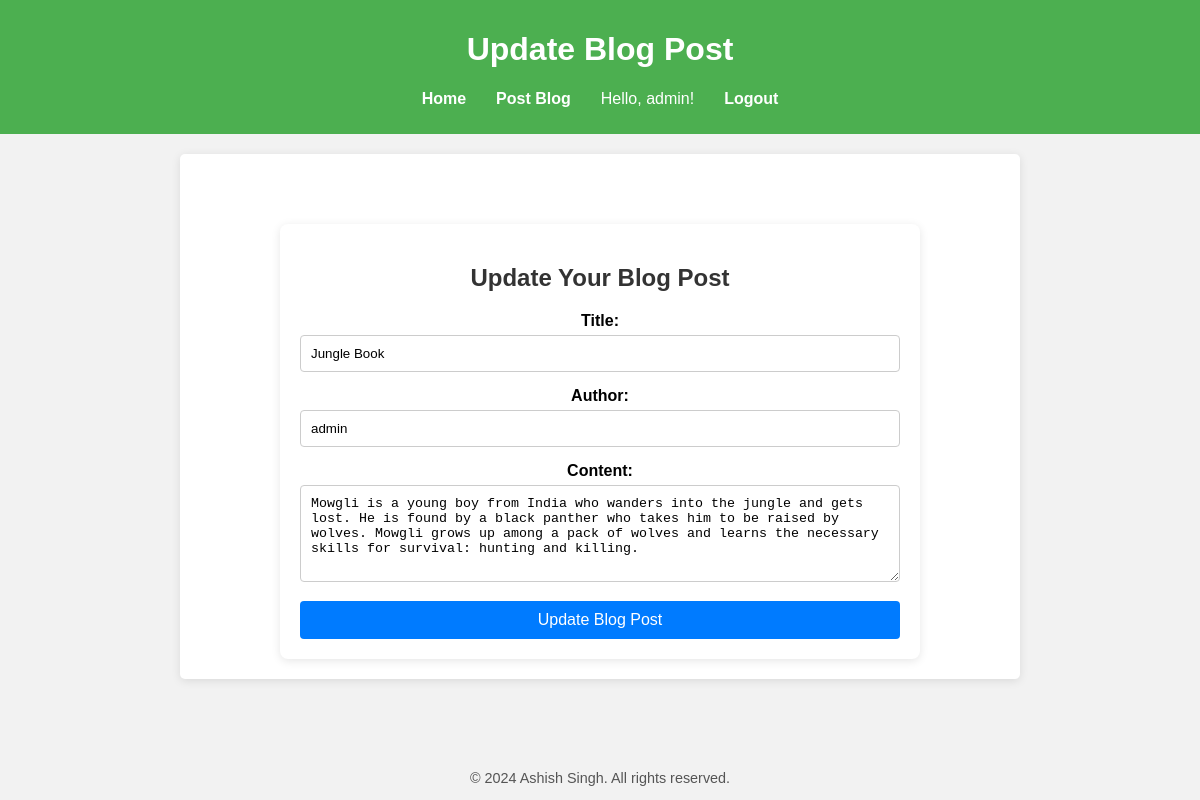
Page /update_post/1 (signed in) on the committed database.
### app.py (models this page shows, shortened)
class User(UserMixin, db.Model):
    id = db.Column(db.Integer, primary_key=True)
    username = db.Column(db.String(80), unique=True, nullable=False)
    first_name = db.Column(db.String(80), nullable=False)
    last_name = db.Column(db.String(80), nullable=False)
    email = db.Column(db.String(120), unique=True, nullable=False)
    password = db.Column(db.String(128), nullable=False)
    created_at = db.Column(db.DateTime, default=datetime.utcnow)

class BlogPost(db.Model):
    id = db.Column(db.Integer, primary_key=True)
    title = db.Column(db.String(200), nullable=False)
    author = db.Column(db.String(100), nullable=False)
    content = db.Column(db.Text(), nullable=False)
    pub_date = db.Column(db.DateTime, default=datetime.utcnow)
    image_url = db.Column(db.String(200))  # Optional: URL to the image for the blog post

### app.py (the view, shortened to what this page needs)
@app.route('/update_post/<int:post_id>', methods=['GET', 'POST'])
@login_required
def update_post(post_id):
    post = BlogPost.query.get_or_404(post_id)
    return render_template('update_post.html', post=post)

### app.py (called while the page is built)
@login_manager.user_loader
def load_user(user_id):
    return User.query.get(int(user_id))

### templates/update_post.html (shortened to what this page needs)
{% extends "base.html" %}
{% block header %}Update Blog Post{% endblock %}
{% block content %}
<div class="container">
    <h2>Update Your Blog Post</h2>
    <form action="{{ url_for('update_post', post_id=post.id) }}" method="POST">
        <div class="form-group">
            <label for="title">Title:</label>
            <input type="text" id="title" name="title" value="{{ post.title }}" required class="form-control">
        </div>
        <div class="form-group">
            <label for="author">Author:</label>
            <input type="text" id="author" name="author" value="{{ post.author }}" readonly class="form-control">
        </div>
        <div class="form-group">
            <label for="content">Content:</label>
            <textarea id="content" name="content" rows="5" required class="form-control">{{ post.content }}</textarea>
        </div>
        <button type="submit" class="btn btn-primary">Update Blog Post</button>
    </form>
</div>
{% endblock %}

### templates/base.html (shortened to what this page needs)
<!DOCTYPE html>
<html lang="en">
<head>
</head>
<body>
    <header>
        <h1>{% block header %}Welcome to Our Homepage{% endblock header %}</h1>
        <nav>
            <ul>
                <li><a href="/">Home</a></li>
                <li><a href="/blog/create">Post Blog</a></li>
                {% if current_user.is_authenticated %}
                    <li><span>Hello, {{ current_user.username }}!</span></li>
                    <li><a href="/logout">Logout</a></li>
                {% else %}
                    <li><a href="/login">Login</a></li>
                    <li><a href="/register">Register</a></li>
                {% endif %}
            </ul>
        </nav>
    </header>
    <main>
        {% block content %}{% endblock %}
    </main>
    <footer>
        <p>&copy; 2024 Ashish Singh. All rights reserved.</p>
    </footer>
</body>
</html>

### templates/base.html (style rules this page uses)
body { font-family: Arial, sans-serif; background-color: #f4f4f4; margin: 0; padding: 0; display: flex; flex-direction: column; min-height: 100vh; }
header { background-color: #4CAF50; color: white; padding: 10px 0; text-align: center; width: 100%; position: relative; z-index: 1000; }
nav { margin-top: 10px; }
nav ul { list-style-type: none; padding: 0; display: flex; justify-content: center; }
nav ul li { margin: 0 15px; }
nav ul li a { color: white; text-decoration: none; font-weight: bold; }
main { margin: 20px auto; text-align: center; max-width: 800px; width: 100%; padding: 20px; background: white; border-radius: 5px; box-shadow: 0 2px 10px rgba(0, 0, 0, 0.1); }
footer { margin-top: auto; text-align: center; font-size: 0.9em; color: #555; }

### templates/update_post.html (style rules this page uses)
body { background-color: #f2f2f2; font-family: Arial, sans-serif; }
.container { max-width: 600px; margin: auto; padding: 20px; background: white; border-radius: 8px; box-shadow: 0 2px 10px rgba(0, 0, 0, 0.1); margin-top: 50px; }
h2 { text-align: center; color: #333; margin-bottom: 20px; }
.form-group { margin-bottom: 15px; }
label { display: block; margin-bottom: 5px; font-weight: bold; }
.form-control { width: 100%; padding: 10px; border: 1px solid #ccc; border-radius: 4px; box-sizing: border-box; transition: border-color 0.3s; }
.btn { width: 100%; padding: 10px; background-color: #007bff; color: white; border: none; border-radius: 4px; cursor: pointer; transition: background-color 0.3s; font-size: 16px; }

### rows in the picture
User: username "admin"
BlogPost: title "Jungle Book", author "admin", content "Mowgli is a young boy from India who wanders into the jungle and gets lost. He is found by a black panther who takes him to be raised by wolves. Mowgli grows up among a pack of wolves and learns the necessary skills for survival: hunting and killing."
